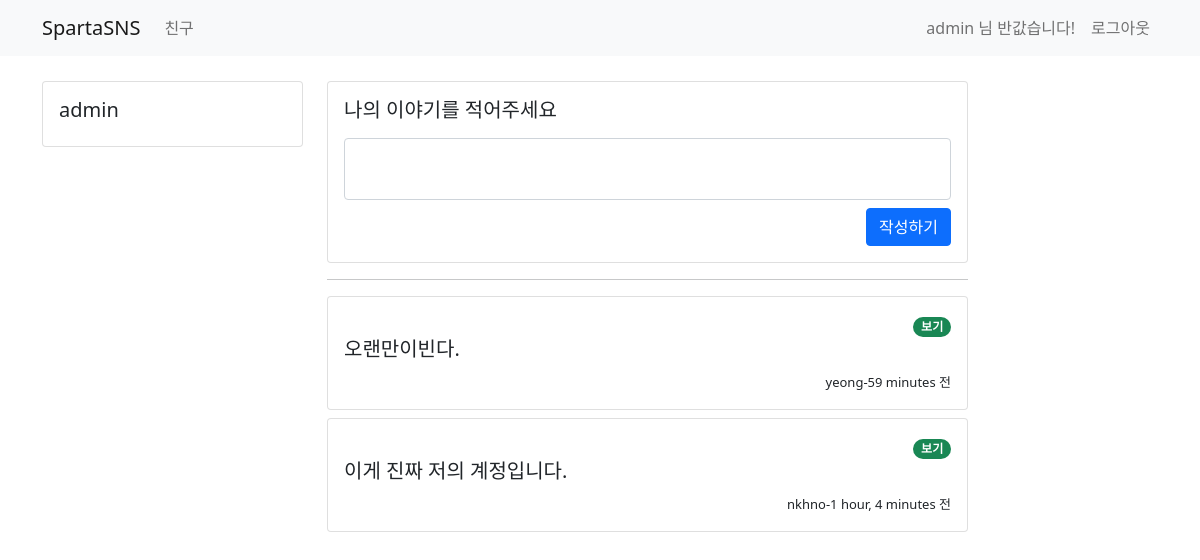
/tweet/ (signed in), run on the app's committed database.
### user/models.py (models this page shows)
class UserModel(AbstractUser):
    class Meta:
        db_table = "my_user"
    bio = models.CharField(max_length=256, default='')
    follow = models.ManyToManyField(settings.AUTH_USER_MODEL,related_name='followee')

### tweet/models.py (models this page shows)
class TweetModel(models.Model):
    class Meta:
        db_table = "tweet"
    author = models.ForeignKey(UserModel, on_delete=models.CASCADE)
    content = models.CharField(max_length=256)
    created_at = models.DateTimeField(auto_now_add=True)
    updated_at = models.DateTimeField(auto_now=True)

### tweet/views.py (the view, shortened to what this page needs)
# urls.py: path('',include('tweet.urls')),
def tweet(request):
    if request.method == 'GET':
        user = request.user.is_authenticated
        if user:
            all_tweet = TweetModel.objects.all().order_by('-created_at')
            return render(request, 'tweet/home.html',{'tweet':all_tweet})
        else:
            return redirect('/sign-in')

### templates/tweet/home.html (shortened to what this page needs)
{% extends 'base.html' %}
{% block content %}
    <div class="container timeline-container">
        <div class="row">
            <div class="col-md-3">
                <div class="card">
                    <div class="card-body">
                        <h5 class="card-title">{{ user.username }}</h5>
                    </div>
                </div>
            </div>
            <div class="col-md-7">
                <div class="row mb-2">
                    <div class="col-md-12">
                        <div class="card">
                            <div class="card-body">
                                <div class="media">
                                    <div class="media-body">
                                        <h5 class="mt-0">나의 이야기를 적어주세요</h5>
                                        <p>
                                        <form action="/tweet/" method="post">
                                            <div class="form-group mb-2">
                                                <textarea class="form-control" style="resize: none" name='my-content'
                                                          id="my-content"></textarea>
                                            </div>
                                            <button type="submit" class="btn btn-primary" style="float:right;">작성하기
                                            </button>
                                        </form>
                                        </p>
                                    </div>
                                </div>
                            </div>
                        </div>
                    </div>
                </div>
                <hr>
                <div class="row">
                    {% for tw in tweet %}
                        <div class="col-md-12 mb-2">
                            <div class="card">
                                <div class="card-body">
                                    <div style="text-align: right">
                                        <a href="/tweet/{{ tw.id }}">
                                            <span class="badge rounded-pill bg-success">보기</span>
                                        </a>
                                    </div>
                                    <div class="media">
                                        <div class="media-body">
                                            <h5 class="mt-0">{{ tw.content }}</h5>
                                        </div>
                                        <div style="text-align: right">
                                            <span style="font-size: small">{{ tw.author.username }}-{{ tw.created_at|timesince }} 전</span>
                                        </div>
                                    </div>
                                </div>
                            </div>
                        </div>
                    {% endfor %}
                </div>
            </div>
            <div class="col-md-2"></div>
        </div>
    </div>
{% endblock %}

### templates/base.html (shortened to what this page needs)
<!DOCTYPE html>
<html lang="en">
<head>
    <link href="https://cdn.jsdelivr.net/npm/bootstrap@5.0.0-beta3/dist/css/bootstrap.min.css" rel="stylesheet"
>
</head>
<body>
<nav class="navbar navbar-expand-lg navbar-light bg-light">
    <div class="container">
        <a class="navbar-brand" href="/">SpartaSNS</a>
        <div class="collapse navbar-collapse" id="navbarSupportedContent">
            <ul class="navbar-nav mr-auto">
                <li class="nav-item active">
                    <a class="nav-link" href="/user"> 친구 </a>
                </li>
            </ul>
        </div>
        <form class="form-inline my-2 my-lg-0">
            {% if not user.is_authenticated %}
            <ul class="navbar-nav mr-auto">
                <li class="nav-item active">
                    <a class="nav-link" href="/sign-in"> Sign In <span class="sr-only"></span></a>
                </li>
                <li class="nav-item active">
                    <a class="nav-link" href="/sign-up"> Sign Up <span class="sr-only"></span></a>
                </li>
            </ul>
            {% else %}
                <ul class="navbar-nav mr-auto">
                    <li class="nav-item disabled">
                        <span class ="nav-link">
                            {{ user.username }} 님 반값습니다!
                        </span>
                    </li>
                    <li class="nav-item active">
                        <a class="nav-link" href="/logout"> 로그아웃</a>
                    </li>
                </ul>
            {%endif %}
        </form>
    </div>
</nav>
{% block content %}
{% endblock %}
</body>
</html>

### templates/base.html (style rules this page uses)
.timeline-container { margin-top : 25px }

### data on the page
UserModel: username "admin"
TweetModel: content "오랜만이빈다.", author.username "yeong", created_at "59 minutes"
TweetModel: content "이게 진짜 저의 계정입니다.", author.username "nkhno", created_at "1 hour, 4 minutes"
